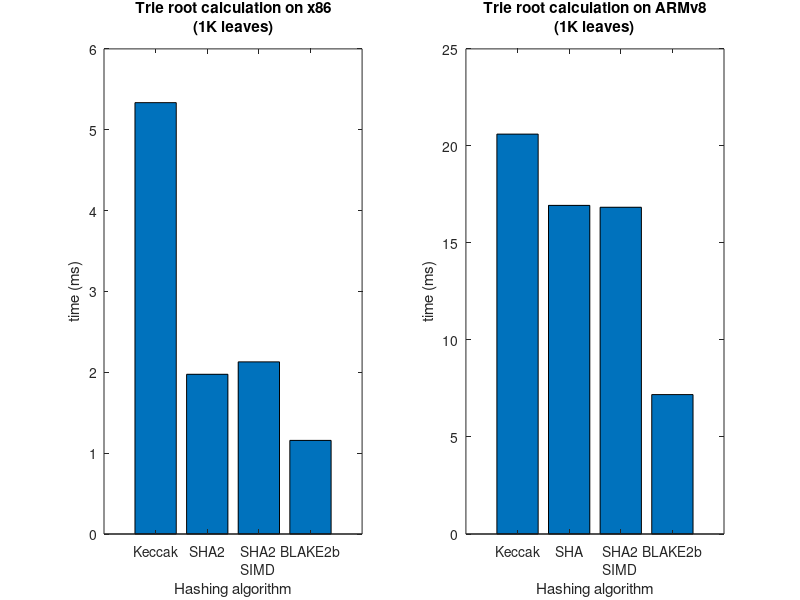

Write the MATLAB code that produced this figure.
bench = [
  5335105,   20608096;
  1975441,    16935076;
 2129029,  16838964;
 1157818,   7184684]

title("comparison")
 
subplot(1,2,1)
bar(bench(:,1)/1000000)
title("Trie root calculation on x86\n(1K leaves)")
ylabel("time (ms)")
xlabel("Hashing algorithm")
set(gca, "xticklabel", ["Keccak"; "SHA2"; "SHA2\nSIMD"; "BLAKE2b"])

subplot(1,2,2)
bar(bench(:,2)/1000000)
title("Trie root calculation on ARMv8\n(1K leaves)")
ylabel("time (ms)")
xlabel("Hashing algorithm")
set(gca, "xticklabel", ["Keccak"; "SHA"; "SHA2\nSIMD"; "BLAKE2b"])